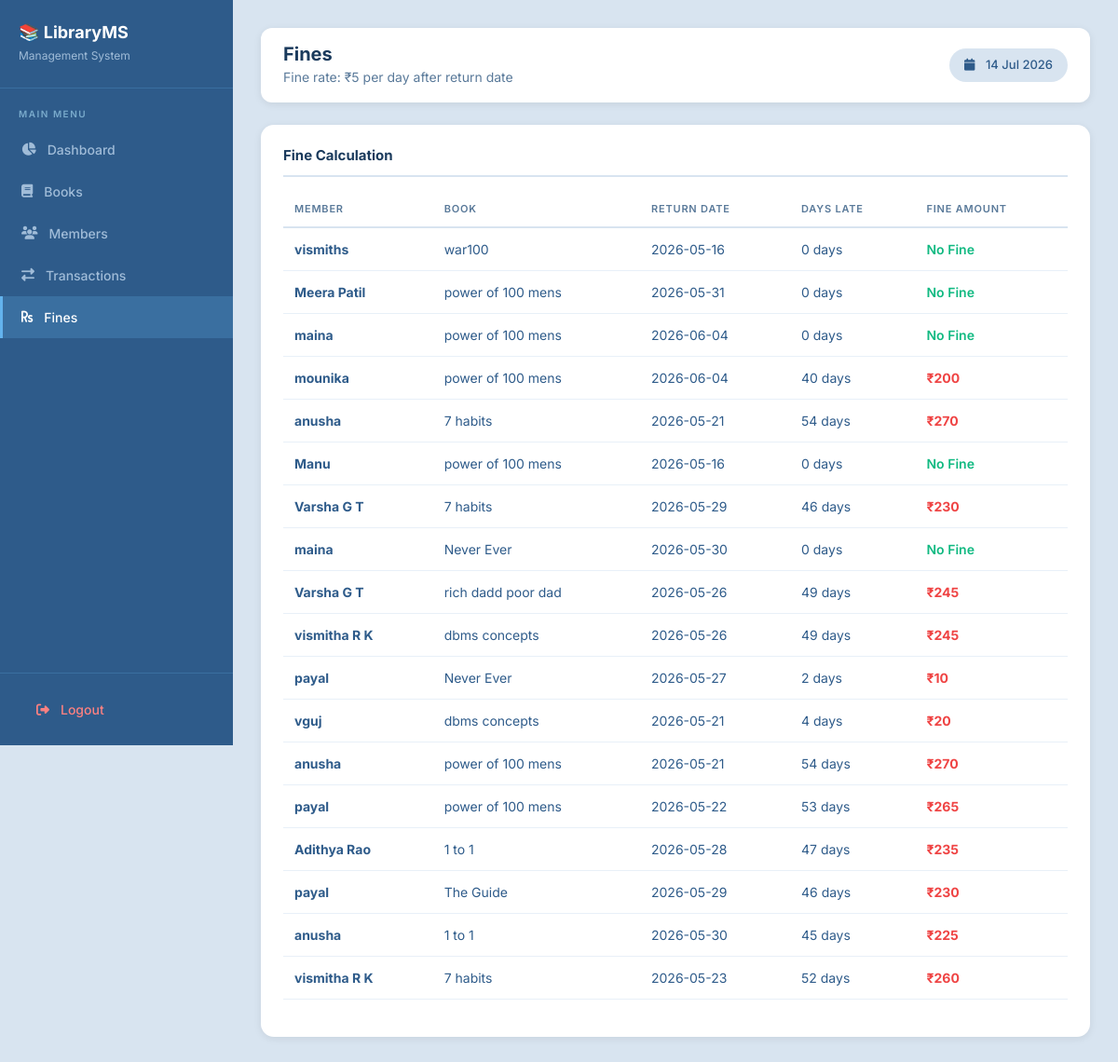
Screenshot of /LibraryMs/fines.php with the database file from the repository.
### tables this page shows
CREATE TABLE `transactions` (
  `transaction_id` int(11) NOT NULL,
  `book_id` int(11) DEFAULT NULL,
  `member_id` int(11) DEFAULT NULL,
  `issue_date` date DEFAULT NULL,
  `return_date` date DEFAULT NULL,
  `fine` decimal(10,2) DEFAULT NULL,
  `actual_return_date` date DEFAULT NULL,
  `reminder_sent` tinyint(1) DEFAULT 0,
  `overdue_sent` tinyint(1) DEFAULT 0
);

CREATE TABLE `members` (
  `member_id` int(11) NOT NULL,
  `name` varchar(255) DEFAULT NULL,
  `email` varchar(255) DEFAULT NULL,
  `phone` varchar(20) DEFAULT NULL,
  `join_date` date DEFAULT NULL
);

CREATE TABLE `books` (
  `book_id` int(11) NOT NULL,
  `title` varchar(255) DEFAULT NULL,
  `author` varchar(255) DEFAULT NULL,
  `genre` varchar(100) DEFAULT NULL,
  `total_copies` int(11) DEFAULT NULL,
  `available_copies` int(11) DEFAULT NULL,
  `qr_code` varchar(255) NOT NULL
);

### LibraryMs/fines.php (the view, shortened to what this page needs)
<?php
include 'db.php';
?>
<!DOCTYPE html>
<html lang="en">
<head>
    <link href="https://cdn.jsdelivr.net/npm/bootstrap@5.3.0/dist/css/bootstrap.min.css" rel="stylesheet">
    <link href="https://cdnjs.cloudflare.com/ajax/libs/font-awesome/6.4.0/css/all.min.css" rel="stylesheet">
</head>
<body>
<div class="sidebar">
    <div class="sidebar-logo">
        <h4>📚 LibraryMS</h4>
        <span>Management System</span>
    </div>
    <div class="nav-label">Main Menu</div>
    <a href="index.php">
        <i class="fas fa-chart-pie"></i> Dashboard
    </a>
    <a href="books.php">
        <i class="fas fa-book"></i> Books
    </a>
    <a href="members.php">
        <i class="fas fa-users"></i> Members
    </a>
    <a href="transactions.php">
        <i class="fas fa-exchange-alt"></i> Transactions
    </a>
    <a href="fines.php" class="active">
        <i class="fas fa-rupee-sign"></i> Fines
    </a>
    <div class="sidebar-footer">
        <a href="logout.php">
            <i class="fas fa-sign-out-alt"></i> Logout
        </a>
    </div>
</div>
<div class="main">
    <div class="topbar">
        <div>
            <h5>Fines</h5>
            <small style="color:#5a7a9a;">
                Fine rate: ₹5 per day after return date
            </small>
        </div>
        <span style="background:#d8e4f0;
        padding:8px 16px;
        border-radius:20px;
        font-size:13px;
        color:#2e5b8a;
        font-weight:500;">
            <i class="fas fa-calendar me-2"></i>
            <?php echo date('d M Y'); ?>
        </span>
    </div>
    <div class="card-main">
        <h6>Fine Calculation</h6>
        <table class="table table-borderless">
            <thead>
                <tr>
                    <th>Member</th>
                    <th>Book</th>
                    <th>Return Date</th>
                    <th>Days Late</th>
                    <th>Fine Amount</th>
                </tr>
            </thead>
            <tbody>
            <?php
            $result = mysqli_query($conn,"
    SELECT
           t.transaction_id,
           m.name,
           b.title,
           t.return_date,
            t.actual_return_date
    FROM transactions t
    JOIN members m
    ON t.member_id = m.member_id
    JOIN books b
    ON t.book_id = b.book_id
");
            while($row = mysqli_fetch_assoc($result)) {
                $return_date = $row['return_date'];
                $days_late = 0;
                $fine = 0;
               $today = date('Y-m-d');
if($row['actual_return_date'] == NULL){
    if(strtotime($today) > strtotime($return_date)){
        $diff = date_diff(
            date_create($return_date),
            date_create($today)
        );
        $days_late = $diff->days;
        $fine = $days_late * 5;
    }
}
else{
    if(strtotime($row['actual_return_date']) > strtotime($return_date)){
        $diff = date_diff(
            date_create($return_date),
            date_create($row['actual_return_date'])
        );
        $days_late = $diff->days;
        $fine = $days_late * 5;
    }
}
                echo "<tr>
                    <td><b>{$row['name']}</b></td>
                    <td>{$row['title']}</td>
                    <td>{$row['return_date']}</td>
                    <td>{$days_late} days</td>
                    <td>";
                    if($fine > 0){
                        echo "<span class='fine'>₹{$fine}</span>";
                    } else {
                        echo "<span class='no-fine'>No Fine</span>";
                    }
                echo "</td>
                </tr>";
            }
            ?>
            </tbody>
        </table>
    </div>
</div>
</body>
</html>

### LibraryMs/fines.php (style rules this page uses)
* { margin:0; padding:0; box-sizing:border-box; }
body { font-family:'Inter',sans-serif; background:#d8e4f0; color:#1a3a5c; display:flex; min-height:100vh; }
.sidebar { width:250px; background:#2e5b8a; position:fixed; height:100vh; display:flex; flex-direction:column; }
.sidebar-logo { padding:24px 20px; border-bottom:1px solid #3a6fa0; }
.sidebar-logo h4 { color:#fff; margin:0; font-size:18px; font-weight:700; }
.sidebar-logo span { color:#a0bcd8; font-size:12px; }
.nav-label { padding:20px 20px 8px; color:#7aabcc; font-size:10px; font-weight:600; letter-spacing:1.5px; text-transform:uppercase; }
.sidebar a { display:flex; align-items:center; gap:12px; padding:12px 20px; color:#a0bcd8; text-decoration:none; font-size:14px; font-weight:500; transition:0.2s; border-left:3px solid transparent; }
.sidebar a.active { background:#3a6fa0; color:#fff; border-left:3px solid #63b3ed; }
.sidebar-footer { margin-top:auto; padding:16px; border-top:1px solid #3a6fa0; }
.sidebar-footer a { color:#fc8181; }
.main { margin-left:250px; flex:1; padding:30px; }
.topbar { background:#fff; padding:16px 24px; border-radius:12px; box-shadow:0 2px 8px rgba(0,0,0,0.08); margin-bottom:24px; display:flex; justify-content:space-between; align-items:center; }
.topbar h5 { margin:0; font-size:20px; font-weight:700; }
.card-main { background:#fff; border-radius:14px; padding:24px; box-shadow:0 2px 8px rgba(0,0,0,0.08); }
.card-main h6 { font-size:15px; font-weight:700; margin-bottom:16px; padding-bottom:12px; border-bottom:2px solid #d8e4f0; }
.table th { font-size:11px; font-weight:600; text-transform:uppercase; letter-spacing:0.8px; color:#5a7a9a; border-bottom:2px solid #d8e4f0; padding:10px 12px; }
.table td { font-size:14px; color:#2e5b8a; border-bottom:1px solid #e8f0f8; padding:12px; vertical-align:middle; }
.fine { color:#ef4444; font-weight:700; }
.no-fine { color:#10b981; font-weight:600; }

### rows the page displays
transactions: member.name "vismiths", book.title "war100", return_date "2026-05-16", days_late "0", shows "No Fine"
transactions: member.name "Meera Patil", book.title "power of 100 mens", return_date "2026-05-31", days_late "0", shows "No Fine"
transactions: member.name "maina", book.title "power of 100 mens", return_date "2026-06-04", days_late "0", shows "No Fine"
transactions: member.name "mounika", book.title "power of 100 mens", return_date "2026-06-04", return_date "40", return_date "200"
transactions: member.name "anusha", book.title "7 habits", return_date "2026-05-21", return_date "54", return_date "270"
transactions: member.name "Manu", book.title "power of 100 mens", return_date "2026-05-16", days_late "0", shows "No Fine"
transactions: member.name "Varsha G T", book.title "7 habits", return_date "2026-05-29", return_date "46", return_date "230"
transactions: member.name "maina", book.title "Never Ever", return_date "2026-05-30", days_late "0", shows "No Fine"
transactions: member.name "Varsha G T", book.title "rich dadd poor dad", return_date "2026-05-26", return_date "49", return_date "245"
transactions: member.name "vismitha R K", book.title "dbms concepts", return_date "2026-05-26", return_date "49", return_date "245"
transactions: member.name "payal", book.title "Never Ever", return_date "2026-05-27", days_late "2", fine "10"
transactions: member.name "vguj", book.title "dbms concepts", return_date "2026-05-21", days_late "4", fine "20"
transactions: member.name "anusha", book.title "power of 100 mens", return_date "2026-05-21", return_date "54", return_date "270"
transactions: member.name "payal", book.title "power of 100 mens", return_date "2026-05-22", return_date "53", return_date "265"
transactions: member.name "Adithya Rao", book.title "1 to 1", return_date "2026-05-28", return_date "47", return_date "235"
transactions: member.name "payal", book.title "The Guide", return_date "2026-05-29", return_date "46", return_date "230"
transactions: member.name "anusha", book.title "1 to 1", return_date "2026-05-30", return_date "45", return_date "225"
transactions: member.name "vismitha R K", book.title "7 habits", return_date "2026-05-23", return_date "52", return_date "260"
